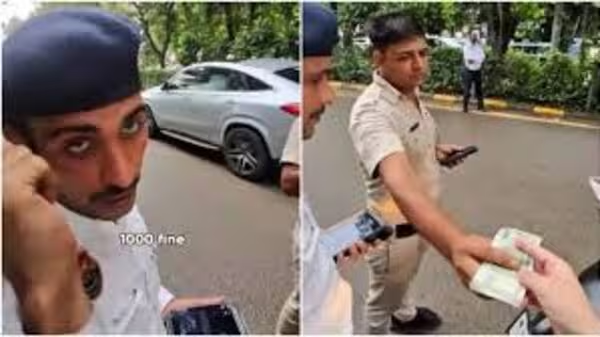
#> input picture backend/uploads/079d3647-2fa9-4fa5-a857-827c07f4bf26.png, 600 x 337 px
$ python -i media_service.py   (imports and definitions only)
#> lines starting #> are read from the running program, lines starting #| are printed output that depends on the picture
import io
import os
import cv2
import numpy as np
from PIL import Image
import structlog

# [1 line that did not run here, left out]

class MediaCleaner:
    """
    Handles image sanitization:
    1. Strips Metadata (EXIF)
    2. Blurs Faces (using OpenCV Haarcascades)
    """

    @staticmethod
    def clean_image(image_bytes: bytes) -> bytes:
        """
        Process image bytes: Strip EXIF and Blur Faces.
        Returns cleaned image bytes (always converted to JPEG).
        """
        try:
            # 1. Load into OpenCV for Face Blurring
            # Convert bytes to numpy array
            nparr = np.frombuffer(image_bytes, np.uint8)
            img = cv2.imdecode(nparr, cv2.IMREAD_COLOR)

            if img is None:
                raise ValueError("Could not decode image")

            # Face Detection
            # Load standard hare cascade
            # Note: In a real docker container, we'd ensure this xml is present.
            # We use the built-in path from cv2 if available or fail gracefully.
            cascade_path = cv2.data.haarcascades + "haarcascade_frontalface_default.xml"
            face_cascade = cv2.CascadeClassifier(cascade_path)

            gray = cv2.cvtColor(img, cv2.COLOR_BGR2GRAY)
            faces = face_cascade.detectMultiScale(gray, 1.1, 4)

            # Blur Faces
            for (x, y, w, h) in faces:
                # Region of interest
                roi = img[y:y+h, x:x+w]
                # Apply heavy blur
                roi = cv2.GaussianBlur(roi, (99, 99), 30)
                # Put back
                img[y:y+h, x:x+w] = roi

            # 2. Convert back to Bytes (stripping metadata effectively by re-encoding)
            success, encoded_img = cv2.imencode('.jpg', img)
            if not success:
                raise ValueError("Could not encode cleaned image")

            return encoded_img.tobytes()

        except Exception as e:
            logger.error("media_cleaning_failed", error=str(e))
            # Fallback: Just simple PIL metadata strip if OpenCV fails
            return MediaCleaner._strip_metadata_only(image_bytes)

    @staticmethod
    def _strip_metadata_only(image_bytes: bytes) -> bytes:
        try:
            img = Image.open(io.BytesIO(image_bytes))
            data = list(img.getdata())
            image_without_exif = Image.new(img.mode, img.size)
            image_without_exif.putdata(data)

            out_buffer = io.BytesIO()
            image_without_exif.save(out_buffer, format="JPEG")
            return out_buffer.getvalue()
        except Exception as e:
            logger.error("metadata_strip_failed", error=str(e))
            raise e

>>> import cv2
>>> picture = cv2.imread('../../uploads/079d3647-2fa9-4fa5-a857-827c07f4bf26.png', cv2.IMREAD_GRAYSCALE)
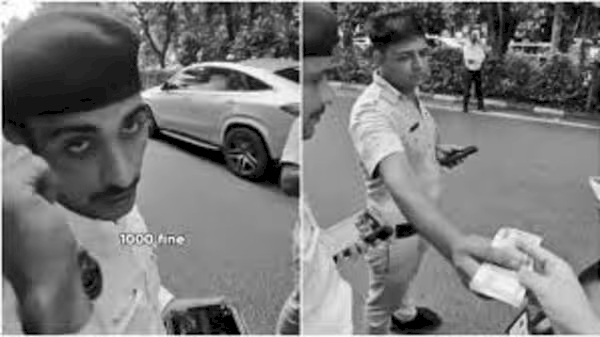
#> picture: shape (337, 600); min 0, max 255, mean 120.3
#> (the run stopped early here; a loop or call above may not have finished)
